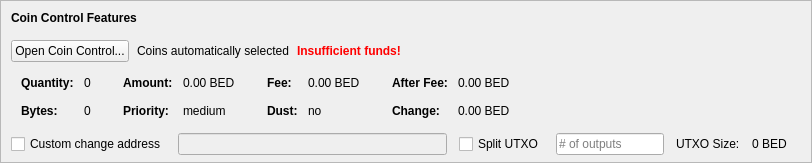
    <widget class="QFrame" name="frameCoinControl">
     <property name="sizePolicy">
      <sizepolicy hsizetype="Expanding" vsizetype="Expanding">
       <horstretch>0</horstretch>
       <verstretch>0</verstretch>
      </sizepolicy>
     </property>
     <property name="maximumSize">
      <size>
       <width>16777215</width>
       <height>16777215</height>
      </size>
     </property>
     <property name="frameShape">
      <enum>QFrame::StyledPanel</enum>
     </property>
     <property name="frameShadow">
      <enum>QFrame::Sunken</enum>
     </property>
     <layout class="QVBoxLayout" name="verticalLayoutCoinControl2">
      <property name="spacing">
       <number>0</number>
      </property>
      <property name="leftMargin">
       <number>0</number>
      </property>
      <property name="topMargin">
       <number>0</number>
      </property>
      <property name="rightMargin">
       <number>0</number>
      </property>
      <property name="bottomMargin">
       <number>6</number>
      </property>
      <item>
       <layout class="QVBoxLayout" name="verticalLayoutCoinControl" stretch="0,0,0,0,1">
        <property name="spacing">
         <number>0</number>
        </property>
        <property name="leftMargin">
         <number>10</number>
        </property>
        <property name="topMargin">
         <number>10</number>
        </property>
        <item>
         <layout class="QHBoxLayout" name="horizontalLayoutCoinControl1">
          <property name="bottomMargin">
           <number>15</number>
          </property>
          <item>
           <widget class="QLabel" name="labelCoinControlFeatures">
            <property name="sizePolicy">
             <sizepolicy hsizetype="Preferred" vsizetype="Maximum">
              <horstretch>0</horstretch>
              <verstretch>0</verstretch>
             </sizepolicy>
            </property>
            <property name="font">
             <font>
              <weight>75</weight>
              <bold>true</bold>
             </font>
            </property>
            <property name="styleSheet">
             <string notr="true">font-weight:bold;</string>
            </property>
            <property name="text">
             <string>Coin Control Features</string>
            </property>
           </widget>
          </item>
         </layout>
        </item>
        <item>
         <layout class="QHBoxLayout" name="horizontalLayoutCoinControl2" stretch="0,0,0,0">
          <property name="spacing">
           <number>8</number>
          </property>
          <property name="bottomMargin">
           <number>10</number>
          </property>
          <item>
           <widget class="QPushButton" name="pushButtonCoinControl">
            <property name="styleSheet">
             <string notr="true"/>
            </property>
            <property name="text">
             <string>Open Coin Control...</string>
            </property>
            <property name="autoDefault">
             <bool>false</bool>
            </property>
           </widget>
          </item>
          <item>
           <widget class="QLabel" name="labelCoinControlAutomaticallySelected">
            <property name="text">
             <string>Coins automatically selected</string>
            </property>
            <property name="margin">
             <number>5</number>
            </property>
           </widget>
          </item>
          <item>
           <widget class="QLabel" name="labelCoinControlInsuffFunds">
            <property name="font">
             <font>
              <weight>75</weight>
              <bold>true</bold>
             </font>
            </property>
            <property name="styleSheet">
             <string notr="true">color:red;font-weight:bold;</string>
            </property>
            <property name="text">
             <string>Insufficient funds!</string>
            </property>
            <property name="margin">
             <number>5</number>
            </property>
           </widget>
          </item>
          <item>
           <spacer name="horizontalSpacerCoinControl">
            <property name="orientation">
             <enum>Qt::Horizontal</enum>
            </property>
            <property name="sizeHint" stdset="0">
             <size>
              <width>40</width>
              <height>1</height>
             </size>
            </property>
           </spacer>
          </item>
         </layout>
        </item>
        <item>
         <widget class="QWidget" name="widgetCoinControl" native="true">
          <property name="sizePolicy">
           <sizepolicy hsizetype="Preferred" vsizetype="Preferred">
            <horstretch>0</horstretch>
            <verstretch>0</verstretch>
           </sizepolicy>
          </property>
          <property name="minimumSize">
           <size>
            <width>0</width>
            <height>0</height>
           </size>
          </property>
          <property name="styleSheet">
           <string notr="true"/>
          </property>
          <layout class="QHBoxLayout" name="horizontalLayoutCoinControl5">
           <property name="leftMargin">
            <number>0</number>
           </property>
           <property name="topMargin">
            <number>0</number>
           </property>
           <property name="rightMargin">
            <number>0</number>
           </property>
           <property name="bottomMargin">
            <number>0</number>
           </property>
           <item>
            <layout class="QHBoxLayout" name="horizontalLayoutCoinControl3" stretch="0,0,0,1">
             <property name="spacing">
              <number>20</number>
             </property>
             <property name="topMargin">
              <number>0</number>
             </property>
             <property name="bottomMargin">
              <number>10</number>
             </property>
             <item>
              <layout class="QFormLayout" name="formLayoutCoinControl1">
               <property name="horizontalSpacing">
                <number>10</number>
               </property>
               <property name="verticalSpacing">
                <number>14</number>
               </property>
               <property name="leftMargin">
                <number>10</number>
               </property>
               <property name="topMargin">
                <number>4</number>
               </property>
               <property name="rightMargin">
                <number>6</number>
               </property>
               <item row="0" column="0">
                <widget class="QLabel" name="labelCoinControlQuantityText">
                 <property name="font">
                  <font>
                   <weight>75</weight>
                   <bold>true</bold>
                  </font>
                 </property>
                 <property name="text">
                  <string>Quantity:</string>
                 </property>
                 <property name="margin">
                  <number>0</number>
                 </property>
                </widget>
               </item>
               <item row="0" column="1">
                <widget class="QLabel" name="labelCoinControlQuantity">
                 <property name="cursor">
                  <cursorShape>IBeamCursor</cursorShape>
                 </property>
                 <property name="contextMenuPolicy">
                  <enum>Qt::ActionsContextMenu</enum>
                 </property>
                 <property name="text">
                  <string notr="true">0</string>
                 </property>
                 <property name="margin">
                  <number>0</number>
                 </property>
                 <property name="textInteractionFlags">
                  <set>Qt::LinksAccessibleByMouse|Qt::TextSelectableByKeyboard|Qt::TextSelectableByMouse</set>
                 </property>
                </widget>
               </item>
               <item row="1" column="0">
                <widget class="QLabel" name="labelCoinControlBytesText">
                 <property name="font">
                  <font>
                   <weight>75</weight>
                   <bold>true</bold>
                  </font>
                 </property>
                 <property name="text">
                  <string>Bytes:</string>
                 </property>
                </widget>
               </item>
               <item row="1" column="1">
                <widget class="QLabel" name="labelCoinControlBytes">
                 <property name="cursor">
                  <cursorShape>IBeamCursor</cursorShape>
                 </property>
                 <property name="contextMenuPolicy">
                  <enum>Qt::ActionsContextMenu</enum>
                 </property>
                 <property name="text">
                  <string notr="true">0</string>
                 </property>
                 <property name="textInteractionFlags">
                  <set>Qt::LinksAccessibleByMouse|Qt::TextSelectableByKeyboard|Qt::TextSelectableByMouse</set>
                 </property>
                </widget>
               </item>
              </layout>
             </item>
             <item>
              <layout class="QFormLayout" name="formLayoutCoinControl2">
               <property name="horizontalSpacing">
                <number>10</number>
               </property>
               <property name="verticalSpacing">
                <number>14</number>
               </property>
               <property name="leftMargin">
                <number>6</number>
               </property>
               <property name="topMargin">
                <number>4</number>
               </property>
               <property name="rightMargin">
                <number>6</number>
               </property>
               <item row="0" column="0">
                <widget class="QLabel" name="labelCoinControlAmountText">
                 <property name="font">
                  <font>
                   <weight>75</weight>
                   <bold>true</bold>
                  </font>
                 </property>
                 <property name="text">
                  <string>Amount:</string>
                 </property>
                 <property name="margin">
                  <number>0</number>
                 </property>
                </widget>
               </item>
               <item row="0" column="1">
                <widget class="QLabel" name="labelCoinControlAmount">
                 <property name="cursor">
                  <cursorShape>IBeamCursor</cursorShape>
                 </property>
                 <property name="contextMenuPolicy">
                  <enum>Qt::ActionsContextMenu</enum>
                 </property>
                 <property name="text">
                  <string notr="true">0.00 BED</string>
                 </property>
                 <property name="textInteractionFlags">
                  <set>Qt::LinksAccessibleByMouse|Qt::TextSelectableByKeyboard|Qt::TextSelectableByMouse</set>
                 </property>
                </widget>
               </item>
               <item row="1" column="0">
                <widget class="QLabel" name="labelCoinControlPriorityText">
                 <property name="font">
                  <font>
                   <weight>75</weight>
                   <bold>true</bold>
                  </font>
                 </property>
                 <property name="text">
                  <string>Priority:</string>
                 </property>
                </widget>
               </item>
               <item row="1" column="1">
                <widget class="QLabel" name="labelCoinControlPriority">
                 <property name="cursor">
                  <cursorShape>IBeamCursor</cursorShape>
                 </property>
                 <property name="contextMenuPolicy">
                  <enum>Qt::ActionsContextMenu</enum>
                 </property>
                 <property name="text">
                  <string>medium</string>
                 </property>
                 <property name="textInteractionFlags">
                  <set>Qt::LinksAccessibleByMouse|Qt::TextSelectableByKeyboard|Qt::TextSelectableByMouse</set>
                 </property>
                </widget>
               </item>
              </layout>
             </item>
             <item>
              <layout class="QFormLayout" name="formLayoutCoinControl3">
               <property name="horizontalSpacing">
                <number>10</number>
               </property>
               <property name="verticalSpacing">
                <number>14</number>
               </property>
               <property name="leftMargin">
                <number>6</number>
               </property>
               <property name="topMargin">
                <number>4</number>
               </property>
               <property name="rightMargin">
                <number>6</number>
               </property>
               <item row="0" column="0">
                <widget class="QLabel" name="labelCoinControlFeeText">
                 <property name="font">
                  <font>
                   <weight>75</weight>
                   <bold>true</bold>
                  </font>
                 </property>
                 <property name="text">
                  <string>Fee:</string>
                 </property>
                 <property name="margin">
                  <number>0</number>
                 </property>
                </widget>
               </item>
               <item row="0" column="1">
                <widget class="QLabel" name="labelCoinControlFee">
                 <property name="cursor">
                  <cursorShape>IBeamCursor</cursorShape>
                 </property>
                 <property name="contextMenuPolicy">
                  <enum>Qt::ActionsContextMenu</enum>
                 </property>
                 <property name="text">
                  <string notr="true">0.00 BED</string>
                 </property>
                 <property name="textInteractionFlags">
                  <set>Qt::LinksAccessibleByMouse|Qt::TextSelectableByKeyboard|Qt::TextSelectableByMouse</set>
                 </property>
                </widget>
               </item>
               <item row="1" column="0">
                <widget class="QLabel" name="labelCoinControlLowOutputText">
                 <property name="font">
                  <font>
                   <weight>75</weight>
                   <bold>true</bold>
                  </font>
                 </property>
                 <property name="text">
                  <string>Dust:</string>
                 </property>
                </widget>
               </item>
               <item row="1" column="1">
                <widget class="QLabel" name="labelCoinControlLowOutput">
                 <property name="cursor">
                  <cursorShape>IBeamCursor</cursorShape>
                 </property>
                 <property name="contextMenuPolicy">
                  <enum>Qt::ActionsContextMenu</enum>
                 </property>
                 <property name="text">
                  <string>no</string>
                 </property>
                 <property name="textInteractionFlags">
                  <set>Qt::LinksAccessibleByMouse|Qt::TextSelectableByKeyboard|Qt::TextSelectableByMouse</set>
                 </property>
                </widget>
               </item>
              </layout>
             </item>
             <item>
              <layout class="QFormLayout" name="formLayoutCoinControl4">
               <property name="horizontalSpacing">
                <number>10</number>
               </property>
               <property name="verticalSpacing">
                <number>14</number>
               </property>
               <property name="leftMargin">
                <number>6</number>
               </property>
               <property name="topMargin">
                <number>4</number>
               </property>
               <property name="rightMargin">
                <number>6</number>
               </property>
               <item row="0" column="0">
                <widget class="QLabel" name="labelCoinControlAfterFeeText">
                 <property name="font">
                  <font>
                   <weight>75</weight>
                   <bold>true</bold>
                  </font>
                 </property>
                 <property name="text">
                  <string>After Fee:</string>
                 </property>
                 <property name="margin">
                  <number>0</number>
                 </property>
                </widget>
               </item>
               <item row="0" column="1">
                <widget class="QLabel" name="labelCoinControlAfterFee">
                 <property name="cursor">
                  <cursorShape>IBeamCursor</cursorShape>
                 </property>
                 <property name="contextMenuPolicy">
                  <enum>Qt::ActionsContextMenu</enum>
                 </property>
                 <property name="text">
                  <string notr="true">0.00 BED</string>
                 </property>
                 <property name="textInteractionFlags">
                  <set>Qt::LinksAccessibleByMouse|Qt::TextSelectableByKeyboard|Qt::TextSelectableByMouse</set>
                 </property>
                </widget>
               </item>
               <item row="1" column="0">
                <widget class="QLabel" name="labelCoinControlChangeText">
                 <property name="font">
                  <font>
                   <weight>75</weight>
                   <bold>true</bold>
                  </font>
                 </property>
                 <property name="text">
                  <string>Change:</string>
                 </property>
                </widget>
               </item>
               <item row="1" column="1">
                <widget class="QLabel" name="labelCoinControlChange">
                 <property name="cursor">
                  <cursorShape>IBeamCursor</cursorShape>
                 </property>
                 <property name="contextMenuPolicy">
                  <enum>Qt::ActionsContextMenu</enum>
                 </property>
                 <property name="text">
                  <string notr="true">0.00 BED</string>
                 </property>
                 <property name="textInteractionFlags">
                  <set>Qt::LinksAccessibleByMouse|Qt::TextSelectableByKeyboard|Qt::TextSelectableByMouse</set>
                 </property>
                </widget>
               </item>
              </layout>
             </item>
            </layout>
           </item>
          </layout>
         </widget>
        </item>
        <item>
         <layout class="QHBoxLayout" name="horizontalLayoutCoinControl4" stretch="0,0,0,0,0,0,0">
          <property name="spacing">
           <number>12</number>
          </property>
          <property name="sizeConstraint">
           <enum>QLayout::SetDefaultConstraint</enum>
          </property>
          <property name="topMargin">
           <number>5</number>
          </property>
          <property name="rightMargin">
           <number>5</number>
          </property>
          <item>
           <widget class="QCheckBox" name="checkBoxCoinControlChange">
            <property name="toolTip">
             <string>If this is activated, but the change address is empty or invalid, change will be sent to a newly generated address.</string>
            </property>
            <property name="text">
             <string>Custom change address</string>
            </property>
           </widget>
          </item>
          <item>
           <widget class="QValidatedLineEdit" name="lineEditCoinControlChange">
            <property name="enabled">
             <bool>false</bool>
            </property>
            <property name="sizePolicy">
             <sizepolicy hsizetype="Expanding" vsizetype="Fixed">
              <horstretch>0</horstretch>
              <verstretch>0</verstretch>
             </sizepolicy>
            </property>
           </widget>
          </item>
          <item>
           <widget class="QCheckBox" name="splitBlockCheckBox">
            <property name="text">
             <string>Split UTXO</string>
            </property>
           </widget>
          </item>
          <item>
           <widget class="QLineEdit" name="splitBlockLineEdit">
            <property name="sizePolicy">
             <sizepolicy hsizetype="Fixed" vsizetype="Fixed">
              <horstretch>50</horstretch>
              <verstretch>0</verstretch>
             </sizepolicy>
            </property>
            <property name="placeholderText">
             <string># of outputs</string>
            </property>
           </widget>
          </item>
          <item>
           <widget class="QLabel" name="labelBlockSizeText">
            <property name="text">
             <string>UTXO Size:</string>
            </property>
           </widget>
          </item>
          <item>
           <widget class="QLabel" name="labelBlockSize">
            <property name="text">
             <string>0 BED</string>
            </property>
           </widget>
          </item>
          <item>
           <widget class="QLabel" name="labelCoinControlChangeLabel">
            <property name="sizePolicy">
             <sizepolicy hsizetype="Preferred" vsizetype="Expanding">
              <horstretch>0</horstretch>
              <verstretch>0</verstretch>
             </sizepolicy>
            </property>
            <property name="minimumSize">
             <size>
              <width>0</width>
              <height>0</height>
             </size>
            </property>
            <property name="text">
             <string/>
            </property>
            <property name="margin">
             <number>3</number>
            </property>
           </widget>
          </item>
         </layout>
        </item>
        <item>
         <spacer name="verticalSpacerCoinControl">
          <property name="orientation">
           <enum>Qt::Vertical</enum>
          </property>
          <property name="sizeHint" stdset="0">
           <size>
            <width>800</width>
            <height>1</height>
           </size>
          </property>
         </spacer>
        </item>
       </layout>
      </item>
     </layout>
    </widget>
